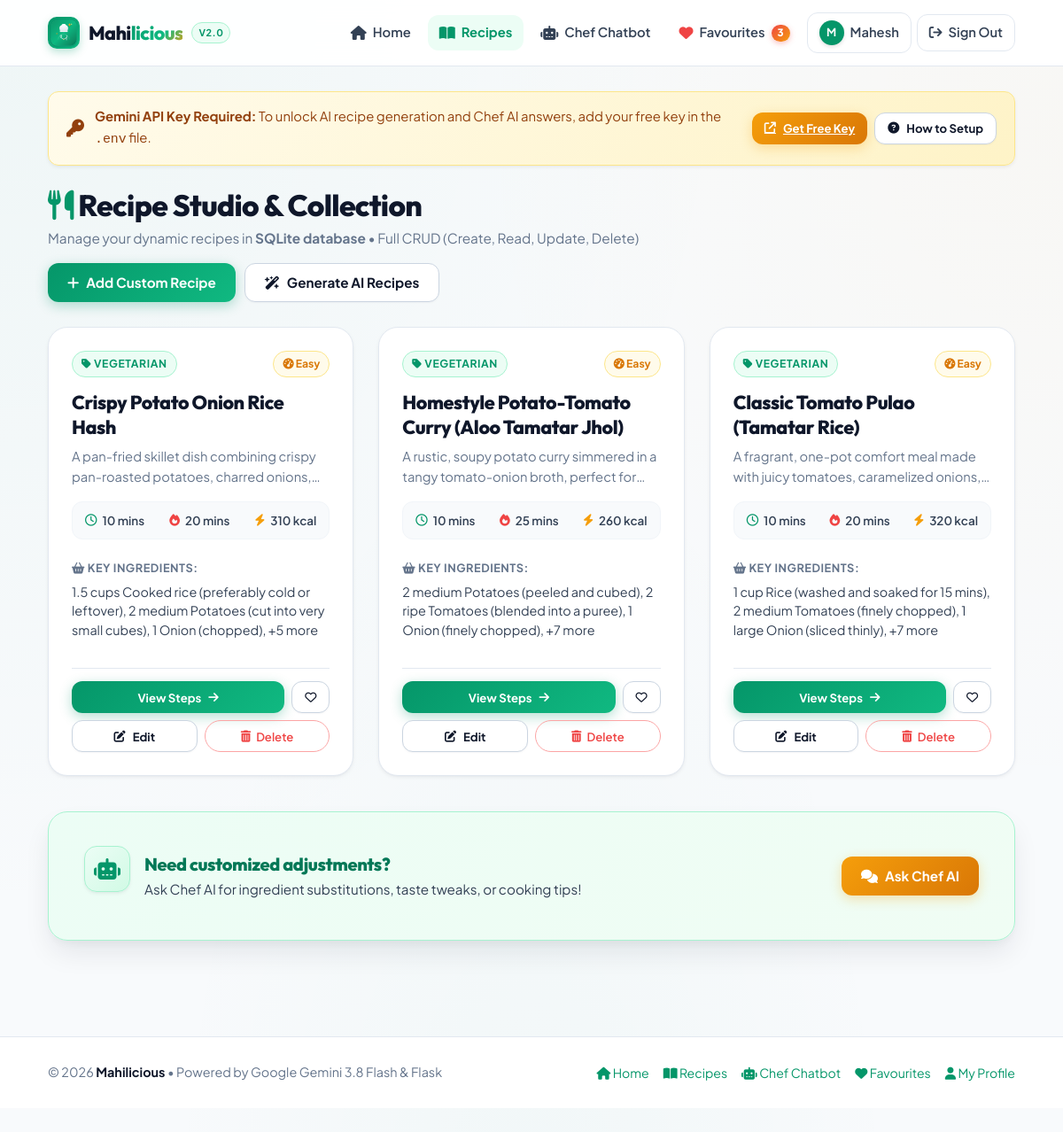
Screenshot of /recipes (signed in) with the database file from the repository.
### tables this page shows
CREATE TABLE users (
            id INTEGER PRIMARY KEY AUTOINCREMENT,
            name TEXT NOT NULL,
            email TEXT UNIQUE NOT NULL,
            password_hash TEXT NOT NULL,
            avatar_color TEXT DEFAULT '#059669',
            created_at TIMESTAMP DEFAULT CURRENT_TIMESTAMP
        , google_id TEXT DEFAULT NULL, profile_picture TEXT DEFAULT NULL);

CREATE TABLE generated_recipes (
            id INTEGER PRIMARY KEY AUTOINCREMENT,
            title TEXT NOT NULL,
            description TEXT,
            category TEXT,
            prep_time TEXT,
            cook_time TEXT,
            difficulty TEXT,
            calories TEXT,
            ingredients TEXT,
            instructions TEXT,
            nutrition TEXT,
            tips TEXT,
            substitutes TEXT,
            language TEXT DEFAULT 'en',
            created_at TIMESTAMP DEFAULT CURRENT_TIMESTAMP
        , user_id INTEGER DEFAULT NULL);

### app.py (the view)
@app.route("/recipes")
@login_required
def recipes():
    user_id = session.get("user_id")
    recipes_list = database.get_all_recipes(user_id=user_id)
    ingredients_input = session.get("ingredients_input", "")
    category = session.get("category_input", "All")
    language = session.get("language_input", "en")
    return render_template(
        "recipes.html",
        recipes=recipes_list,
        ingredients_input=ingredients_input,
        category=category,
        language=language
    )

### ai_engine.py (called while the page is built, shortened)
def get_gemini_api_key():
    env_file = os.path.join(os.path.dirname(os.path.abspath(__file__)), ".env")
    return os.getenv("GEMINI_API_KEY", "").strip()

def is_api_key_configured():
    key = get_gemini_api_key()
    if not key or key == "your_gemini_api_key_here" or len(key) < 15:
        return False
    return True

### app.py (called while the page is built)
@app.context_processor
def inject_globals():
    user_id = session.get("user_id")
    current_user = database.get_user_by_id(user_id) if user_id else None
    try:
        favs = database.get_all_favourites(user_id=user_id)
        fav_count = len(favs)
    except Exception:
        fav_count = 0
    return {
        "api_ready": ai_engine.is_api_key_configured(),
        "gemini_model": os.getenv("GEMINI_MODEL", "gemini-3.8-flash"),
        "fav_count": fav_count,
        "current_user": current_user
    }

def login_required(f):
    @wraps(f)
    def decorated_function(*args, **kwargs):
        if "user_id" not in session or not database.get_user_by_id(session["user_id"]):
            flash("You must be signed in to create and generate recipes. Please sign in or create an account.", "info")
            next_url = request.url if request.method == "GET" else url_for("index")
            return redirect(url_for("login", next=next_url))
        return f(*args, **kwargs)
    return decorated_function

### database.py (called while the page is built)
def is_supabase_enabled():
    url = os.getenv("SUPABASE_URL", "").strip()
    key = os.getenv("SUPABASE_KEY", "").strip()
    if not url or not key:
        return False
    if url.startswith("your-") or url.startswith("<"):
        return False
    return True

def get_db_connection():
    os.makedirs(DB_DIR, exist_ok=True)
    conn = sqlite3.connect(DB_PATH)
    conn.row_factory = sqlite3.Row
    return conn

def get_user_by_id(user_id):
    if not user_id:
        return None
    if is_supabase_enabled():
        user = supabase_db.get_user_by_id(user_id)
        if user is not None:
            return user
    conn = get_db_connection()
    cursor = conn.cursor()
    cursor.execute("SELECT * FROM users WHERE id = ?", (int(user_id),))
    row = cursor.fetchone()
    conn.close()
    return dict(row) if row else None

### templates/recipes.html (shortened to what this page needs)
{% extends "base.html" %}
{% block content %}
<div style="margin: 24px 0 28px; display: flex; justify-content: space-between; align-items: center; flex-wrap: wrap; gap: 16px;">
    <div>
        <h1 style="font-size: clamp(1.6rem, 4vw, 2.1rem); font-weight: 800; color: var(--text-primary); margin-bottom: 4px;">
            <i class="fa-solid fa-utensils text-primary"></i> Recipe Studio & Collection
        </h1>
        <p style="color: var(--text-muted); font-size: 0.96rem;">
            Manage your dynamic recipes in <strong>SQLite database</strong> &bull; Full CRUD (Create, Read, Update, Delete)
        </p>
    </div>
    <div style="display: flex; align-items: center; gap: 10px; flex-wrap: wrap;">
        <button type="button" class="btn btn-primary" id="btn-open-create-modal">
            <i class="fa-solid fa-plus"></i> Add Custom Recipe
        </button>
        <a href="{{ url_for('index') }}" class="btn btn-outline">
            <i class="fa-solid fa-wand-magic-sparkles"></i> Generate AI Recipes
        </a>
    </div>
</div>
{% if recipes and recipes|length > 0 %}
    <div class="recipes-grid" id="recipes-grid">
        {% for recipe in recipes %}
            <div class="recipe-card" id="recipe-card-{{ recipe.id }}">
                <div>
                    <div class="card-header-badges">
                        <span class="category-tag">
                            <i class="fa-solid fa-tag"></i> <span id="card-cat-{{ recipe.id }}">{{ recipe.category or 'Everyday Meal' }}</span>
                        </span>
                        <span class="difficulty-tag">
                            <i class="fa-solid fa-gauge-high"></i> <span id="card-diff-{{ recipe.id }}">{{ recipe.difficulty or 'Easy' }}</span>
                        </span>
                    </div>
                    <h2 class="recipe-title" id="card-title-{{ recipe.id }}">{{ recipe.title }}</h2>
                    <p class="recipe-desc" id="card-desc-{{ recipe.id }}">{{ recipe.description or 'Custom culinary creation.' }}</p>
                    <div class="recipe-stats-row">
                        <div class="stat-item" title="Prep Time">
                            <i class="fa-regular fa-clock text-primary"></i>
                            <span id="card-prep-{{ recipe.id }}">{{ recipe.prep_time or '15 mins' }}</span>
                        </div>
                        <div class="stat-item" title="Cook Time">
                            <i class="fa-solid fa-fire text-coral"></i>
                            <span id="card-cook-{{ recipe.id }}">{{ recipe.cook_time or '20 mins' }}</span>
                        </div>
                        <div class="stat-item" title="Estimated Calories">
                            <i class="fa-solid fa-bolt text-accent"></i>
                            <span id="card-cal-{{ recipe.id }}">{{ recipe.calories or '320 kcal' }}</span>
                        </div>
                    </div>
                    <div style="margin-bottom: 18px;">
                        <span style="font-size: 0.8rem; font-weight: 700; color: var(--text-muted); text-transform: uppercase; letter-spacing: 0.04em;">
                            <i class="fa-solid fa-basket-shopping"></i> Key Ingredients:
                        </span>
                        <p style="font-size: 0.9rem; color: var(--text-secondary); margin-top: 5px; line-height: 1.5;" id="card-ing-{{ recipe.id }}">
                            {% if recipe.ingredients is iterable and recipe.ingredients is not string %}
                                {{ recipe.ingredients[:3]|join(", ") }}{% if recipe.ingredients|length > 3 %}, +{{ recipe.ingredients|length - 3 }} more{% endif %}
                            {% else %}
                                {{ recipe.ingredients }}
                            {% endif %}
                        </p>
                    </div>
                </div>
                <div class="card-actions-crud">
                    <div style="display: flex; gap: 8px; width: 100%;">
                        <a href="{{ url_for('recipe_details', recipe_id=recipe.id) }}" class="btn btn-primary btn-sm" style="flex: 1; justify-content: center;">
                            View Steps <i class="fa-solid fa-arrow-right"></i>
                        </a>
                        <button
                            type="button"
                            class="btn btn-outline btn-sm btn-save-fav"
                            data-id="{{ recipe.id }}"
                            title="Save to favourites"
                        >
                            <i class="fa-regular fa-heart"></i>
                        </button>
                    </div>
                    <div style="display: flex; gap: 8px; width: 100%;">
                        <button
                            type="button"
                            class="btn btn-outline btn-sm btn-edit-recipe"
                            data-id="{{ recipe.id }}"
                            style="flex: 1; justify-content: center;"
                            title="Edit this recipe (CRUD - Update)"
                        >
                            <i class="fa-solid fa-pen-to-square"></i> Edit
                        </button>
                        <button
                            type="button"
                            class="btn btn-outline-danger btn-sm btn-delete-recipe"
                            data-id="{{ recipe.id }}"
                            data-title="{{ recipe.title }}"
                            style="flex: 1; justify-content: center;"
                            title="Delete this recipe (CRUD - Delete)"
                        >
                            <i class="fa-solid fa-trash-can"></i> Delete
                        </button>
                    </div>
                </div>
            </div>
        {% endfor %}
    </div>
    <div class="generator-card" style="display: flex; align-items: center; justify-content: space-between; flex-wrap: wrap; gap: 24px; background: linear-gradient(135deg, var(--primary-light) 0%, #F0FDF4 100%); border-color: var(--primary-border); margin-top: 32px;">
        <div style="display: flex; align-items: center; gap: 16px;">
            <div class="feature-icon-bubble bg-emerald" style="width: 52px; height: 52px; font-size: 1.5rem;">
                <i class="fa-solid fa-robot"></i>
            </div>
            <div>
                <h3 style="color: var(--primary-hover); font-size: 1.25rem; font-weight: 800; margin-bottom: 4px;">Need customized adjustments?</h3>
                <p style="color: var(--text-secondary); font-size: 0.95rem;">Ask Chef AI for ingredient substitutions, taste tweaks, or cooking tips!</p>
            </div>
        </div>
        <a href="{{ url_for('chatbot') }}" class="btn btn-accent">
            <i class="fa-solid fa-comments"></i> Ask Chef AI
        </a>
    </div>
{% endif %}
{% endblock %}

### templates/base.html (shortened to what this page needs)
<!DOCTYPE html>
<html lang="en">
<head>
    <link rel="stylesheet" href="https://cdnjs.cloudflare.com/ajax/libs/font-awesome/6.5.1/css/all.min.css" />
    <link rel="stylesheet" href="{{ url_for('static', filename='css/style.css') }}?v=2.8">
</head>
<body>
    <header class="navbar">
        <div class="nav-container">
            <a href="{{ url_for('index') }}" class="nav-brand">
                <div class="brand-icon-wrapper" style="padding: 2px; overflow: hidden;">
                    <img src="{{ url_for('static', filename='images/mahilicious-icon.svg') }}" alt="Mahilicious Logo" style="width: 100%; height: 100%; border-radius: 8px; display: block;">
                </div>
                <div class="brand-title-wrap">Mahi<span class="brand-accent">licious</span></div>
                <span class="brand-tag">v2.0</span>
            </a>
            <nav class="nav-menu" id="nav-menu">
                <ul class="nav-links">
                    <li>
                        <a href="{{ url_for('index') }}" class="{% if request.endpoint == 'index' %}active{% endif %}">
                            <i class="fa-solid fa-house nav-icon"></i> <span>Home</span>
                        </a>
                    </li>
                    <li>
                        <a href="{{ url_for('recipes') }}" class="{% if request.endpoint in ['recipes', 'recipe_details'] %}active{% endif %}">
                            <i class="fa-solid fa-book-open nav-icon"></i> <span>Recipes</span>
                        </a>
                    </li>
                    <li>
                        <a href="{{ url_for('chatbot') }}" class="{% if request.endpoint == 'chatbot' %}active{% endif %}">
                            <i class="fa-solid fa-robot nav-icon"></i> <span>Chef Chatbot</span>
                        </a>
                    </li>
                    <li>
                        <a href="{{ url_for('favourites') }}" class="{% if request.endpoint == 'favourites' %}active{% endif %}">
                            <i class="fa-solid fa-heart nav-icon text-coral"></i> <span>Favourites</span>
                            <span class="count-badge" id="fav-count-badge">{{ fav_count }}</span>
                        </a>
                    </li>
                    {% if current_user %}
                    <li class="nav-user-item">
                        <a href="{{ url_for('profile') }}" class="user-nav-pill {% if request.endpoint == 'profile' %}active{% endif %}" title="View {{ current_user.name }}'s profile">
                            <span class="user-avatar-tiny" style="background-color: {{ current_user.avatar_color or '#059669' }};">
                                {{ current_user.name[0]|upper }}
                            </span>
                            <span class="user-nav-name">{{ current_user.name.split()[0] }}</span>
                        </a>
                    </li>
                    <li class="nav-logout-item">
                        <a href="{{ url_for('logout') }}" class="btn-nav-logout" title="Sign Out">
                            <i class="fa-solid fa-arrow-right-from-bracket"></i>
                            <span class="logout-label">Sign Out</span>
                        </a>
                    </li>
                    {% endif %}
                </ul>
            </nav>
        </div>
    </header>
    <main class="container">
        {% if not api_ready %}
            <div class="alert-banner alert-warning">
                <div class="alert-content">
                    <i class="fa-solid fa-key alert-icon"></i>
                    <div>
                        <strong>Gemini API Key Required:</strong> To unlock AI recipe generation and Chef AI answers, add your free key in the <code>.env</code> file.
                    </div>
                </div>
                <div class="alert-actions">
                    <a href="https://aistudio.google.com/app/apikey" target="_blank" class="btn btn-accent btn-sm">
                        <i class="fa-solid fa-arrow-up-right-from-square"></i> Get Free Key
                    </a>
                    <button type="button" class="btn btn-outline btn-sm" id="banner-modal-trigger">
                        <i class="fa-solid fa-circle-question"></i> How to Setup
                    </button>
                </div>
            </div>
        {% endif %}
        {% block content %}{% endblock %}
    </main>
    <footer class="footer">
        <div class="container footer-container">
            <div class="footer-copy">
                &copy; 2026 <strong>Mahilicious</strong> &bull; Powered by Google Gemini 3.8 Flash & Flask
            </div>
            <div class="footer-links">
                <a href="{{ url_for('index') }}"><i class="fa-solid fa-house"></i> Home</a>
                <a href="{{ url_for('recipes') }}"><i class="fa-solid fa-book-open"></i> Recipes</a>
                <a href="{{ url_for('chatbot') }}"><i class="fa-solid fa-robot"></i> Chef Chatbot</a>
                <a href="{{ url_for('favourites') }}"><i class="fa-solid fa-heart"></i> Favourites</a>
                {% if current_user %}
                    <a href="{{ url_for('profile') }}"><i class="fa-solid fa-user"></i> My Profile</a>
                {% else %}
                    <a href="{{ url_for('login') }}"><i class="fa-solid fa-arrow-right-to-bracket"></i> Sign In</a>
                {% endif %}
            </div>
        </div>
    </footer>
</body>
</html>

### rows the page displays
users: name "M", name "Mahesh"
generated_recipes: category "VEGETARIAN", difficulty "Easy", title "Crispy Potato Onion Rice Hash", description "A pan-fried skillet dish combining crispy pan-roasted potatoes, charred…", prep_time "10 mins", cook_time "20 mins", calories "310 kcal", ingredients "1.5 cups Cooked rice (preferably cold or leftover), 2 medium Potatoes (cut into very small cubes), 1 Onion (chopped)", ingredients|length "5"
generated_recipes: category "VEGETARIAN", difficulty "Easy", title "Homestyle Potato-Tomato Curry (Aloo Tamatar Jhol)", description "A rustic, soupy potato curry simmered in a tangy tomato-onion broth, perfect…", prep_time "10 mins", cook_time "25 mins", calories "260 kcal", ingredients "2 medium Potatoes (peeled and cubed), 2 ripe Tomatoes (blended into a puree), 1 Onion (finely chopped)", ingredients|length "7"
generated_recipes: category "VEGETARIAN", difficulty "Easy", title "Classic Tomato Pulao (Tamatar Rice)", description "A fragrant, one-pot comfort meal made with juicy tomatoes, caramelized…", prep_time "10 mins", cook_time "20 mins", calories "320 kcal", ingredients "1 cup Rice (washed and soaked for 15 mins), 2 medium Tomatoes (finely chopped), 1 large Onion (sliced thinly)", ingredients|length "7"

### other values shown
{{ fav_count }} "3"
